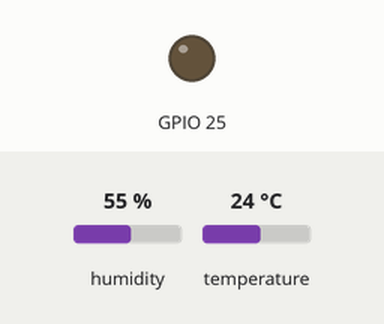
This program was run on a simulated Raspberry Pi (BCM pin numbers). On the bench: output pins drawn as LEDs (lit = HIGH). The test bench sets the inputs (shaded band); at power-on: humidity 55 %, temperature 24 °C. What the program prints to the terminal is not drawn. At 0.1 s the program stops and its outputs stay as they are.

Above: at 0.1 s.
Timing chart, 0 to 1.6 s (numbered marks = the images above):
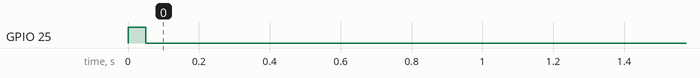

The program:

FAILED_exam0130_dht11_runby_java.py
```python
import RPi.GPIO as GPIO
import time

def bin2dec(string_num):
    return str(int(string_num, 2))

data = []

GPIO.setmode(GPIO.BCM)

GPIO.setup(25,GPIO.OUT)
GPIO.output(25,GPIO.HIGH)
time.sleep(0.05)
GPIO.output(25,GPIO.LOW)
time.sleep(0.02)

GPIO.setup(25, GPIO.IN, pull_up_down=GPIO.PUD_UP)

print("exam0130_dht11_runby_java.py starts...")

for i in range(0,500):
    data.append(GPIO.input(25))
    #print("data[%d] :"%i, data)

bit_count = 0
tmp = 0
count = 0
HumidityBit = ""
TemperatureBit = ""
crc = ""


try:
    while data[count] == 1:
        tmp = 1
        count = count + 1

    for i in range(0, 32):
        bit_count = 0

        while data[count] == 0:
            tmp = 1
            count = count + 1

        while data[count] == 1:
            bit_count = bit_count + 1
            count = count + 1

        if bit_count > 3:
            if i>=0 and i<8:
                HumidityBit = HumidityBit + "1"
            if i>=16 and i<24:
                TemperatureBit = TemperatureBit + "1"
        else:
            if i>=0 and i<8:
                HumidityBit = HumidityBit + "0"
            if i>=16 and i<24:
                TemperatureBit = TemperatureBit + "0"

except:
    print("ERR_RANGE")
    exit(0)

try:
    for i in range(0, 8):
        bit_count = 0

        while data[count] == 0:
            tmp = 1
            count = count + 1

        while data[count] == 1:
            bit_count = bit_count + 1
            count = count + 1

        if bit_count > 3:
            crc = crc + "1"
        else:
            crc = crc + "0"
except:
    print("ERR_RANGE")
    exit(0)

Humidity = bin2dec(HumidityBit)
Temperature = bin2dec(TemperatureBit)

if int(Humidity) + int(Temperature) - int(bin2dec(crc)) == 0:
    print("Humidity:"+ Humidity +"%")
    print("Temperature:"+ Temperature +"C")
else:
    print("ERR_CRC")

GPIO.cleanup()    
```
